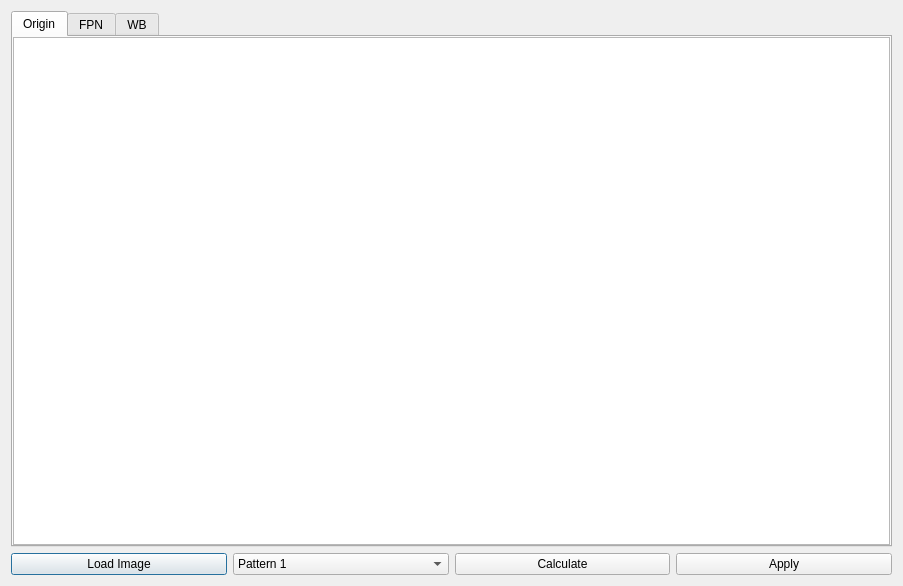
<?xml version="1.0" encoding="UTF-8"?>
<ui version="4.0">
 <class>OfflineFpnDialog</class>
 <widget class="QDialog" name="OfflineFpnDialog">
  <property name="geometry">
   <rect>
    <x>0</x>
    <y>0</y>
    <width>903</width>
    <height>586</height>
   </rect>
  </property>
  <property name="windowTitle">
   <string>Offline FPN</string>
  </property>
  <layout class="QVBoxLayout" name="verticalLayout_4">
   <item>
    <widget class="QTabWidget" name="tabWidget">
     <property name="sizePolicy">
      <sizepolicy hsizetype="Preferred" vsizetype="Expanding">
       <horstretch>0</horstretch>
       <verstretch>0</verstretch>
      </sizepolicy>
     </property>
     <property name="currentIndex">
      <number>0</number>
     </property>
     <widget class="QWidget" name="tab">
      <attribute name="title">
       <string>Origin</string>
      </attribute>
      <layout class="QVBoxLayout" name="verticalLayout_2">
       <property name="leftMargin">
        <number>0</number>
       </property>
       <property name="topMargin">
        <number>0</number>
       </property>
       <property name="rightMargin">
        <number>0</number>
       </property>
       <property name="bottomMargin">
        <number>0</number>
       </property>
       <item>
        <widget class="QGraphicsView" name="graphicsView_origin">
         <property name="mouseTracking">
          <bool>true</bool>
         </property>
        </widget>
       </item>
      </layout>
     </widget>
     <widget class="QWidget" name="tab_2">
      <attribute name="title">
       <string>FPN</string>
      </attribute>
      <layout class="QVBoxLayout" name="verticalLayout_3">
       <property name="leftMargin">
        <number>0</number>
       </property>
       <property name="topMargin">
        <number>0</number>
       </property>
       <property name="rightMargin">
        <number>0</number>
       </property>
       <property name="bottomMargin">
        <number>0</number>
       </property>
       <item>
        <widget class="QGraphicsView" name="graphicsView_fpn"/>
       </item>
      </layout>
     </widget>
     <widget class="QWidget" name="tab_3">
      <attribute name="title">
       <string>WB</string>
      </attribute>
      <layout class="QVBoxLayout" name="verticalLayout">
       <property name="leftMargin">
        <number>0</number>
       </property>
       <property name="topMargin">
        <number>0</number>
       </property>
       <property name="rightMargin">
        <number>0</number>
       </property>
       <property name="bottomMargin">
        <number>0</number>
       </property>
       <item>
        <widget class="QGraphicsView" name="graphicsView_wb"/>
       </item>
      </layout>
     </widget>
    </widget>
   </item>
   <item>
    <layout class="QHBoxLayout" name="horizontalLayout_2">
     <item>
      <widget class="QPushButton" name="pushButton_load">
       <property name="text">
        <string>Load Image</string>
       </property>
      </widget>
     </item>
     <item>
      <widget class="QComboBox" name="comboBox">
       <item>
        <property name="text">
         <string>Pattern 1</string>
        </property>
       </item>
       <item>
        <property name="text">
         <string>Pattern 2</string>
        </property>
       </item>
       <item>
        <property name="text">
         <string>Pattern 3</string>
        </property>
       </item>
      </widget>
     </item>
     <item>
      <widget class="QPushButton" name="pushButton_calculate">
       <property name="text">
        <string>Calculate</string>
       </property>
      </widget>
     </item>
     <item>
      <widget class="QPushButton" name="pushButton_apply">
       <property name="text">
        <string>Apply</string>
       </property>
      </widget>
     </item>
    </layout>
   </item>
  </layout>
 </widget>
 <resources/>
 <connections/>
</ui>
